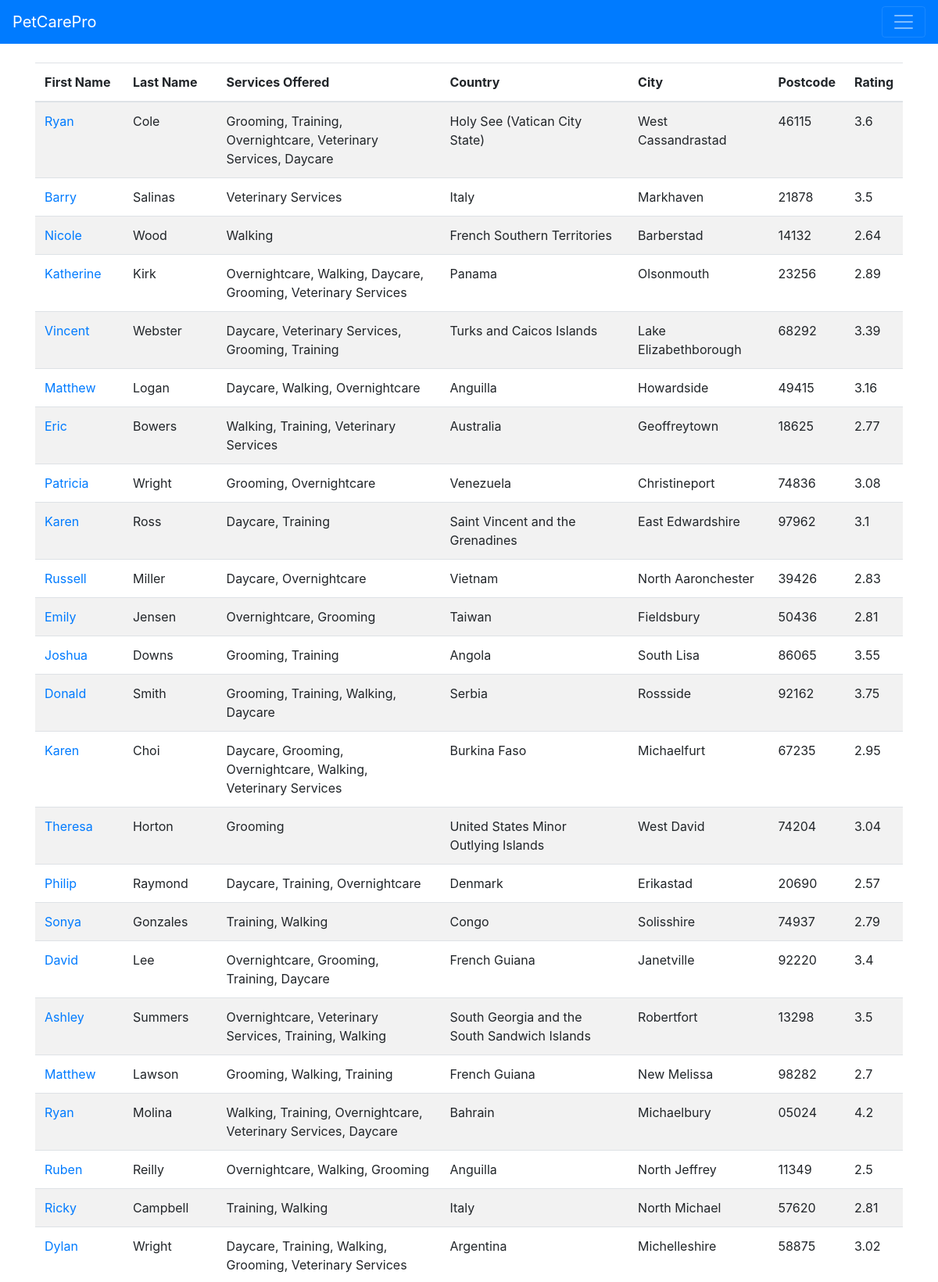
Page /search (signed in, upper part) on the committed database.
### app/models.py (models this page shows)
class ProviderProfile(db.Model):
    __tablename__ = "provider_profiles"
    id = db.Column(db.Integer, primary_key=True, autoincrement=True)
    user_id = db.Column(db.Integer, db.ForeignKey('users.id'))
    services_offered = db.Column(db.String(1000))
    country = db.Column(db.String(100))
    city = db.Column(db.String(100))
    postcode = db.Column(db.String(100))
    rating = db.Column(db.Float)

class User(UserMixin,db.Model):
    __tablename__ = "users"
    id = db.Column(db.Integer, primary_key=True, autoincrement=True)
    username = db.Column(db.String(50), index=True)
    password = db.Column(db.String(50), index=True)
    email = db.Column(db.String(50))
    fname = db.Column(db.String(50))
    lname = db.Column(db.String(50))
    user_type = db.Column(db.String(50))
    pets = db.relationship('Pet', backref='owner', lazy='dynamic')
    provider_profile = db.relationship('ProviderProfile', backref='user', uselist=False)
    bookings = db.relationship('Booking', secondary=user_booking_association, backref='users', lazy='dynamic')
    reviews = db.relationship('Review', backref='users', lazy='dynamic')

### app/views.py (the view)
@app.route('/search',methods=['GET','POST'])
@login_required
def Search():
    providers = models.ProviderProfile.query.all()
    return render_template('Search.html',
                           title = 'search',
                           providers=providers)

### app/models.py (called while the page is built)
@login_manager.user_loader
def load_user(id):
    return db.session.get(User, int(id))

### app/templates/Search.html (shortened to what this page needs)
{% extends "PageLayout.html" %}
{% block content %}
<div class="container">
  <br>
  <table id="providers" class="table table-striped">
      <thead>
        <tr>
          <th>First Name</th>
          <th>Last Name</th>
          <th>Services Offered</th>
          <th>Country</th>
          <th>City</th>
          <th>Postcode</th>
          <th>Rating</th>
        </tr>
      </thead>
      <tbody>
        {% for p in providers %}
          <tr>
            <td><a href="{{url_for('viewProviderProfile',id=p.id)}}">{{ p.user.fname }}</a></td>
            <td>{{ p.user.lname }}</td>
            <td>{{ p.services_offered }}</td>
            <td>{{ p.country }}</td>
            <td>{{ p.city }}</td>
            <td>{{ p.postcode }}</td>
            {% if p.rating is not none %}
              <td>{{ p.rating|round(2) }}</td>
            {% else %}
              <td>0.0</td>
            {% endif %}
          </tr>
        {% endfor %}
      </tbody>
    </table>
</div>
{% endblock %}

### app/static/stylesheet.css (style rules this page uses)
* { box-sizing: border-box; }
body { background-color: white; }
.container { margin-left: "0"; }

### rows in the picture
ProviderProfile: user.fname "Ryan", user.lname "Cole", services_offered "Grooming, Training, Overnightcare, Veterinary Services, Daycare", country "Holy See (Vatican City State)", city "West Cassandrastad", postcode "46115", rating "3.6"
ProviderProfile: user.fname "Barry", user.lname "Salinas", services_offered "Veterinary Services", country "Italy", city "Markhaven", postcode "21878", rating "3.5"
ProviderProfile: user.fname "Nicole", user.lname "Wood", services_offered "Walking", country "French Southern Territories", city "Barberstad", postcode "14132", rating "2.64"
ProviderProfile: user.fname "Katherine", user.lname "Kirk", services_offered "Overnightcare, Walking, Daycare, Grooming, Veterinary Services", country "Panama", city "Olsonmouth", postcode "23256", rating "2.89"
ProviderProfile: user.fname "Vincent", user.lname "Webster", services_offered "Daycare, Veterinary Services, Grooming, Training", country "Turks and Caicos Islands", city "Lake Elizabethborough", postcode "68292", rating "3.39"
ProviderProfile: user.fname "Matthew", user.lname "Logan", services_offered "Daycare, Walking, Overnightcare", country "Anguilla", city "Howardside", postcode "49415", rating "3.16"
ProviderProfile: user.fname "Eric", user.lname "Bowers", services_offered "Walking, Training, Veterinary Services", country "Australia", city "Geoffreytown", postcode "18625", rating "2.77"
ProviderProfile: user.fname "Patricia", user.lname "Wright", services_offered "Grooming, Overnightcare", country "Venezuela", city "Christineport", postcode "74836", rating "3.08"
ProviderProfile: user.fname "Karen", user.lname "Ross", services_offered "Daycare, Training", country "Saint Vincent and the Grenadines", city "East Edwardshire", postcode "97962", rating "3.1"
ProviderProfile: user.fname "Russell", user.lname "Miller", services_offered "Daycare, Overnightcare", country "Vietnam", city "North Aaronchester", postcode "39426", rating "2.83"
ProviderProfile: user.fname "Emily", user.lname "Jensen", services_offered "Overnightcare, Grooming", country "Taiwan", city "Fieldsbury", postcode "50436", rating "2.81"
ProviderProfile: user.fname "Joshua", user.lname "Downs", services_offered "Grooming, Training", country "Angola", city "South Lisa", postcode "86065", rating "3.55"
ProviderProfile: user.fname "Donald", user.lname "Smith", services_offered "Grooming, Training, Walking, Daycare", country "Serbia", city "Rossside", postcode "92162", rating "3.75"
ProviderProfile: user.fname "Karen", user.lname "Choi", services_offered "Daycare, Grooming, Overnightcare, Walking, Veterinary Services", country "Burkina Faso", city "Michaelfurt", postcode "67235", rating "2.95"
ProviderProfile: user.fname "Theresa", user.lname "Horton", services_offered "Grooming", country "United States Minor Outlying Islands", city "West David", postcode "74204", rating "3.04"
ProviderProfile: user.fname "Philip", user.lname "Raymond", services_offered "Daycare, Training, Overnightcare", country "Denmark", city "Erikastad", postcode "20690", rating "2.57"
ProviderProfile: user.fname "Sonya", user.lname "Gonzales", services_offered "Training, Walking", country "Congo", city "Solisshire", postcode "74937", rating "2.79"
ProviderProfile: user.fname "David", user.lname "Lee", services_offered "Overnightcare, Grooming, Training, Daycare", country "French Guiana", city "Janetville", postcode "92220", rating "3.4"
ProviderProfile: user.fname "Ashley", user.lname "Summers", services_offered "Overnightcare, Veterinary Services, Training, Walking", country "South Georgia and the South Sandwich Islands", city "Robertfort", postcode "13298", rating "3.5"
ProviderProfile: user.fname "Matthew", user.lname "Lawson", services_offered "Grooming, Walking, Training", country "French Guiana", city "New Melissa", postcode "98282", rating "2.7"
ProviderProfile: user.fname "Ryan", user.lname "Molina", services_offered "Walking, Training, Overnightcare, Veterinary Services, Daycare", country "Bahrain", city "Michaelbury", postcode "05024", rating "4.2"
ProviderProfile: user.fname "Ruben", user.lname "Reilly", services_offered "Overnightcare, Walking, Grooming", country "Anguilla", city "North Jeffrey", postcode "11349", rating "2.5"
ProviderProfile: user.fname "Ricky", user.lname "Campbell", services_offered "Training, Walking", country "Italy", city "North Michael", postcode "57620", rating "2.81"
ProviderProfile: user.fname "Dylan", user.lname "Wright", services_offered "Daycare, Training, Walking, Grooming, Veterinary Services", country "Argentina", city "Michelleshire", postcode "58875", rating "3.02"
